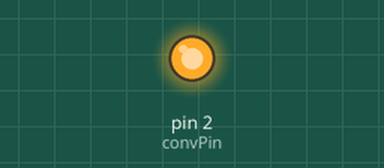
Recording of a sketch running on a simulated Arduino Uno, built with avr-gcc and run on an emulated ATmega328P. On the bench: output pins drawn as LEDs (lit = HIGH).

Above: at 0.1 s.
Timing chart, 0 to 1.6 s (numbered marks = the images above):
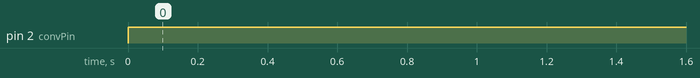

The sketch:

testVerilogCode.ino
```cpp
int convPin = 2;

void setup() {
  // put your setup code here, to run once:
  pinMode(convPin, OUTPUT);
  digitalWrite(convPin, 1);
}

void loop() {
  // put your main code here, to run repeatedly:
  digitalWrite(convPin, 1);
  digitalWrite(convPin, 0);
  digitalWrite(convPin, 1);
  delay(1000);
}
```

Measured:
- by itself, pin 2 (convPin): LOW → HIGH at 0.00 s
